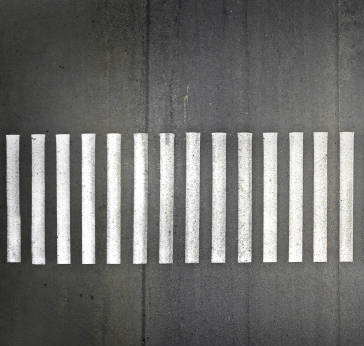
#> input picture img3.png, 364 x 346 px
$ jupyter execute Zebra_Crossing_Detection.ipynb
#> lines starting #> are read from the running program, lines starting #| are printed output that depends on the picture; after the words box and inside, x2 and y2 are one past the last pixel; in counts of white or black regions, pixels touching at a corner belong together
[cell 1]
import cv2
import numpy as np
from google.colab.patches import cv2_imshow

# Read the image
image3 = cv2.imread("img3.png", cv2.IMREAD_COLOR)
#> image3 is the input picture: shape (346, 364, 3); mean B, G, R 109.6, 111.4, 111.3

# Convert to grayscale
gray = cv2.cvtColor(image3, cv2.COLOR_RGB2GRAY)

# Create a binary thresholded image
_, binary = cv2.threshold(gray, 165, 240, cv2.THRESH_BINARY_INV)
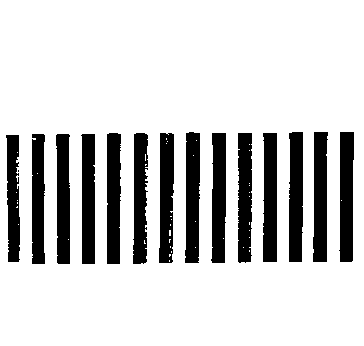
#> binary: shape (346, 364); values 0 (black) and 240 (white), 81.3% white; 15 black regions (1 under 20 px)

# Find the contours from the thresholded image
contours, hierarchy = cv2.findContours(binary, cv2.RETR_TREE, cv2.CHAIN_APPROX_SIMPLE)
#> contours = 56 contours, 41 with area under 20; largest, box (x1, y1, x2, y2) and area: (0, 0, 364, 346) 125235, (184, 131, 201, 264) 1903, (158, 132, 175, 264) 1884, (210, 132, 227, 264) 1876, (288, 131, 304, 263) 1874

# Draw all contours
for c in contours:
    # Filtering the contours of rectangle type
    rect = cv2.minAreaRect(c)
    box = cv2.boxPoints(rect)
    # Convert all coordinates floating point values to int
    box = np.intp(box)
    # Draw a green rectangle
    image3 = cv2.drawContours(image3, [box], 0, (0, 255, 0), 2)
#> this loop made 56 passes
#> (rect, box) on passes 2, 3, 4, 7, 8, 9, 10, 11: (((18, 170.5), (2.12, 2.12), -45), [[18, 172], [16, 170], [18, 169], [19, 170]]), (((12.76, 198), (14.02, 128.1), -0.699), [[6, 262], [4, 134], [18, 133], [20, 261]]), (((18, 224), (0, 0), -90), [[18, 224], [18, 224], [18, 224], [18, 224]]), (((17, 200), (0, 0), -90), [[17, 200], [17, 200], [17, 200], [17, 200]]), (((16, 192), (0, 0), -90), [[16, 192], [16, 192], [16, 192], [16, 192]]), (((17, 152), (0, 0), -90), [[17, 152], [17, 152], [17, 152], [17, 152]]), (((87.5, 198.5), (131, 15), -90), [[95, 264], [80, 264], [80, 133], [95, 133]]), (((62.5, 198.5), (131, 15), -90), [[70, 264], [55, 264], [55, 133], [70, 133]])
#> (c, rect, box) on passes 1, 5, 6, 17, 21: ([[0, 0], [0, 345], [363, 345], [363, 0]], ((181.5, 172.5), (345, 363), -90), [[363, 345], [0, 345], [0, 0], [363, 0]]), ([[17, 206], [16, 207], [17, 207]], ((16.75, 206.8), (1.41, 0.707), -45), [[16, 207], [16, 207], [17, 206], [17, 206]]), ([[17, 202], [17, 203]], ((17, 202.5), (1, 0), -90), [[17, 203], [17, 203], [17, 202], [17, 202]]), ([[249, 250], [249, 251]], ((249, 250.5), (1, 0), -90), [[249, 251], [249, 251], [249, 250], [249, 250]]), ([[249, 222], [249, 224]], ((249, 223), (2, 0), -90), [[249, 224], [249, 224], [249, 222], [249, 222]])
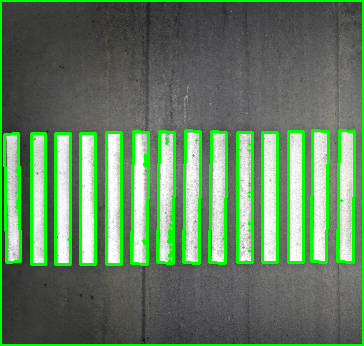
#> image3: shape (346, 364, 3); mean B, G, R 96.5, 129.1, 97.9

# Display the final image
cv2_imshow(image3)

[cell 2]
import cv2
import numpy as np
from google.colab.patches import cv2_imshow

# Read the image
image3 = cv2.imread("zz.jpg", cv2.IMREAD_COLOR)
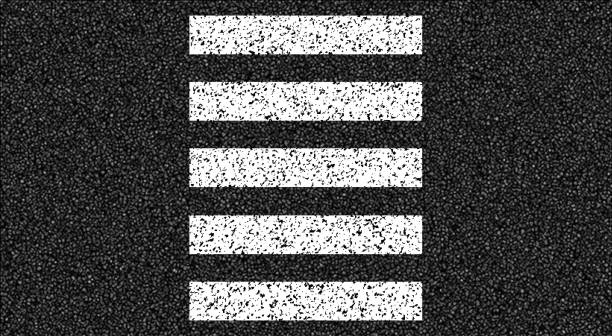
#> input picture zz.jpg, 612 x 336 px
#> image3 is the input picture: shape (336, 612, 3); min 0, max 255, mean 77.7

# Convert to grayscale
gray = cv2.cvtColor(image3, cv2.COLOR_RGB2GRAY)
#> gray: shape (336, 612)

# Create a binary thresholded image
_, binary = cv2.threshold(gray, 165, 240, cv2.THRESH_BINARY_INV)
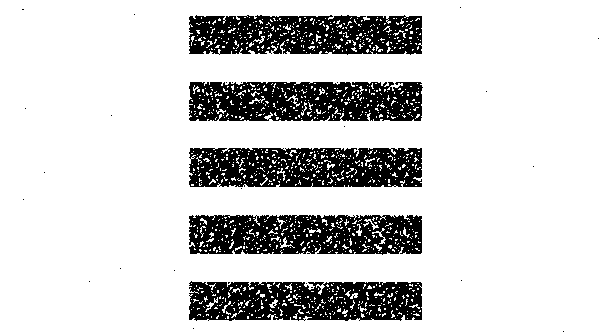
#> binary: shape (336, 612); values 0 (black) and 240 (white), 81.9% white; 30 black regions (25 under 20 px)

# Find the contours from the thresholded image
contours, hierarchy = cv2.findContours(binary, cv2.RETR_TREE, cv2.CHAIN_APPROX_SIMPLE)
#> contours = 1405 contours, 1394 with area under 20; largest, box (x1, y1, x2, y2) and area: (0, 0, 612, 336) 204685, (188, 147, 423, 188) 9136, (188, 214, 423, 256) 9096, (188, 81, 424, 122) 9088, (188, 14, 423, 56) 8942

# Draw all contours
for c in contours:
    # Filtering the contours of rectangle type
    rect = cv2.minAreaRect(c)
    box = cv2.boxPoints(rect)
    # Convert all coordinates floating point values to int
    box = np.intp(box)
    # Draw a green rectangle
    image3 = cv2.drawContours(image3, [box], 0, (0, 255, 0), 2)
#> this loop made 1405 passes
#> (rect, box) on passes 9, 11, 12: (((311.5, 287), (2.12, 2.12), -45), [[311, 288], [310, 287], [311, 285], [313, 287]]), (((228.3, 282.3), (2.83, 2.12), -45), [[228, 284], [226, 282], [228, 280], [230, 282]]), (((305, 300.5), (41, 234), -90), [[422, 321], [188, 321], [188, 280], [422, 280]])
#> pass 1, `image3 = cv2.drawContours(image3, [box], 0, (0, 255, 0), 2)`:
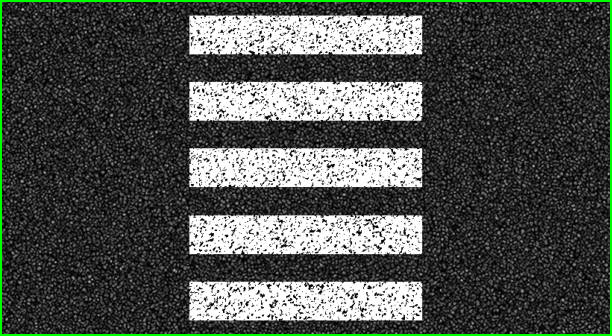
#> image3: shape (336, 612, 3); 1.84% of pixels changed, all inside (x1, y1, x2, y2) = (0, 0, 612, 336)
#> after the loop:
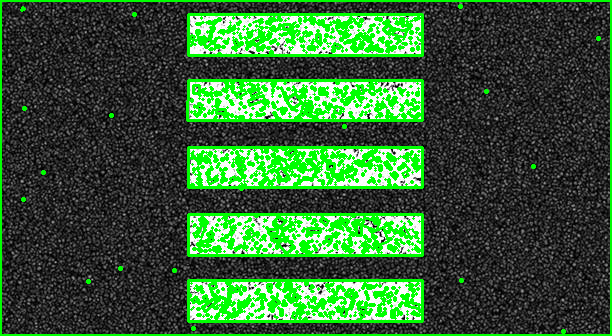
#> image3: shape (336, 612, 3); mean B, G, R 52.9, 95.4, 52.9

# Display the final image
cv2_imshow(image3)

[cell 3]
import cv2
import numpy as np
from google.colab.patches import cv2_imshow

# Read the image
image3 = cv2.imread("z4.jfif", cv2.IMREAD_COLOR)
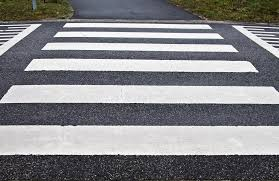
#> input picture z4.jfif, 279 x 181 px
#> image3 is the input picture: shape (181, 279, 3); mean B, G, R 137.2, 134.1, 134.1

# Convert to grayscale
gray = cv2.cvtColor(image3, cv2.COLOR_RGB2GRAY)
#> gray: shape (181, 279)

# Create a binary thresholded image
_, binary = cv2.threshold(gray, 165, 240, cv2.THRESH_BINARY_INV)
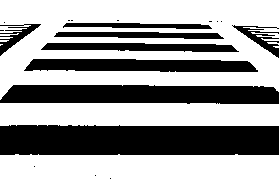
#> binary: shape (181, 279); values 0 (black) and 240 (white), 61.5% white; 19 black regions (11 under 20 px)

# Find the contours from the thresholded image
contours, hierarchy = cv2.findContours(binary, cv2.RETR_TREE, cv2.CHAIN_APPROX_SIMPLE)
#> contours = 26 contours, 18 with area under 20; largest, box (x1, y1, x2, y2) and area: (0, 0, 279, 100) 22271, (0, 154, 279, 181) 6962, (0, 103, 279, 126) 5996, (23, 58, 259, 73) 2843, (40, 42, 240, 53) 1583, (53, 31, 225, 40) 1074, (62, 22, 213, 30) 788, (251, 32, 279, 38) 32

# Draw all contours
for c in contours:
    # Filtering the contours of rectangle type
    rect = cv2.minAreaRect(c)
    box = cv2.boxPoints(rect)
    # Convert all coordinates floating point values to int
    box = np.intp(box)
    # Draw a green rectangle
    image3 = cv2.drawContours(image3, [box], 0, (0, 255, 0), 2)
#> this loop made 26 passes
#> (rect, box) on passes 1, 5, 6, 8, 9, 10, 11, 12: (((139, 167), (26, 278), -90), [[278, 180], [0, 180], [0, 154], [278, 154]]), (((139, 114), (22, 278), -90), [[278, 125], [0, 125], [0, 103], [278, 103]]), (((275.5, 46.5), (1, 5), -90), [[278, 47], [273, 47], [273, 46], [278, 46]]), (((272.5, 42.55), (1.79, 11.14), -84.29), [[278, 44], [266, 42], [267, 41], [278, 42]]), (((4, 40.5), (1, 8), -90), [[8, 41], [0, 41], [0, 40], [8, 40]]), (((269.5, 39.4), (1.87, 17.09), -86.42), [[277, 40], [260, 39], [261, 37], [278, 39]]), (((6, 37.5), (1, 12), -90), [[12, 38], [0, 38], [0, 37], [12, 37]]), (((9.01, 34.23), (18.09, 1.53), -3.37), [[0, 35], [0, 34], [17, 32], [18, 34]])
#> (c, rect, box) on passes 2, 3, 4, 7, 18: ([[109, 178], [110, 177], [111, 178], [110, 179]], ((110, 178), (1.41, 1.41), -45), [[110, 179], [109, 178], [110, 177], [111, 178]]), ([[94, 175], [95, 174], [96, 175], [95, 176]], ((95, 175), (1.41, 1.41), -45), [[94, 176], [93, 175], [94, 174], [95, 175]]), ([[33, 166], [34, 165], [35, 166], [34, 167]], ((34, 166), (1.41, 1.41), -45), [[34, 167], [33, 166], [34, 165], [35, 166]]), ([[0, 44], [0, 45], [1, 44], [2, 44]], ((1, 44.5), (1, 2), -90), [[2, 45], [0, 45], [0, 44], [2, 44]]), ([[231, 25], [232, 24], [233, 25], [232, 26]], ((232, 25), (1.41, 1.41), -45), [[232, 26], [231, 25], [232, 24], [233, 25]])
#> pass 1, `image3 = cv2.drawContours(image3, [box], 0, (0, 255, 0), 2)`:
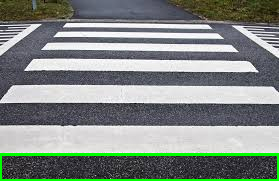
#> image3: shape (181, 279, 3); 2.94% of pixels changed, all inside (x1, y1, x2, y2) = (0, 153, 279, 181)
#> after the loop:
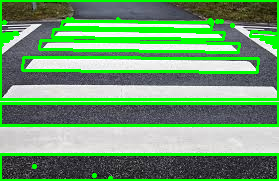
#> image3: shape (181, 279, 3); mean B, G, R 110.2, 159.8, 108.1

# Display the final image
cv2_imshow(image3)
